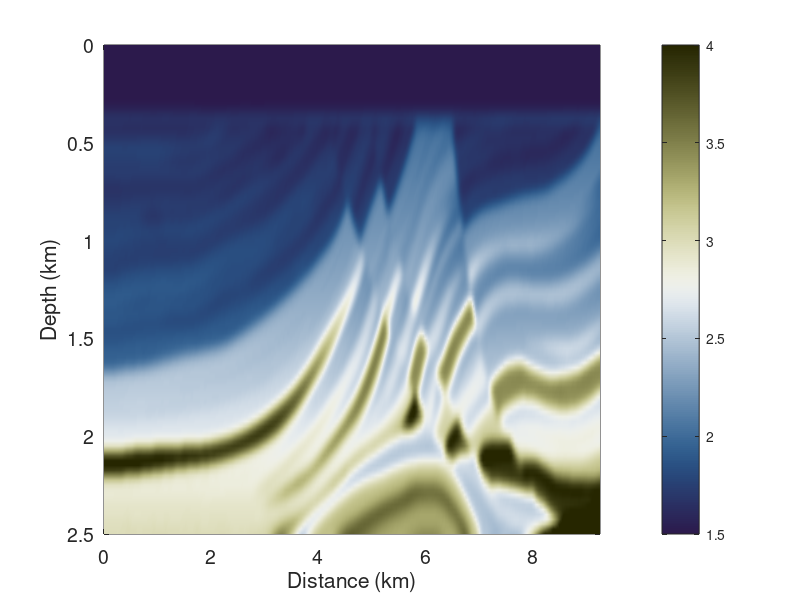

MATLAB code for this plot: (Note: this script raises an error after producing the figure.)
clear all 
close all

load('broc.mat');
load('mar_v.mat')

n = size(v);
dx = 0.025; dz = 0.025;
nx = n(2); nz = n(1);

dx = 0.025; dz = 0.025;

h  = [dz dx];

src_x = 180; ns = length(src_x);
src_z = 3;

sx =  (src_x-1)*dx; 
sz = (src_z-1)*dz;

z  = [0:n(1)-1]'*h(1);
x  = [0:n(2)-1]*h(2);

figure;
pcolor(x,z,v);
shading interp
axis ij
colorbar; colormap(broc)
caxis([1.5 4]);
xlabel('Distance (km)','FontSize',12)
ylabel('Depth (km)','FontSize',12);
set(gca,'FontSize',14)


npmlz = 50; npmlx = npmlz;
Nz = nz + 2*npmlz;
Nx = nx + 2*npmlx;

v_e=extend2d(v,npmlz,npmlx,Nz,Nx);

Ps1 = vti_getP_H(n,npmlz,npmlx,src_z,src_x);
Ps1 = Ps1'*500;
Ps1 = reshape(full(Ps1),[nz+2*npmlz,nx+2*npmlx]);
Ps3 = imgaussfilt(Ps1,3);
Ps1 = sparse(Ps3(:));

fre = 3;
fm = 8; dt = 0.0005;
[zb,ff,nzb,T_zb]=subwavelet_ricker(dt,fm,0);
df1 = (ff(2) - ff(1));
k = round(fre/df1)+1;
sour = zb(k);


[o,d,n] = grid2odn(z,x);
n=[n,1];

nb = [npmlz  npmlx 0];
n  = n + 2*nb;

omega = 2*pi*fre;
A = Helm2D((omega)./v_e(:),o,d,n,nb);
Ps = Ps1*sour;
U  = A\Ps;

z1  = [0:Nz-1]'*h(1);
x1  = [0:Nx-1]*h(2);

[zz,xx] = ndgrid(z1,x1);

U_2D = reshape(full(U),[Nz,Nx]);

amp = 0.5;

figure
pcolor(x1,z1,real(U_2D));
shading interp
axis ij
colorbar; colormap(broc)
xlabel('Distance (km)','FontSize',12)
ylabel('Depth (km)','FontSize',12);
caxis([-amp amp]);
set(gca,'FontSize',14)


Lpmlz = npmlz*dz;
Lpmlx = npmlx*dx;

a0 = 0.5;
% a0 = 1.79;

gz = zeros(Nz,1);
for iz = 1:Nz;
    if iz<npmlz+1;
       gz(iz) = 2*pi*a0*fm*((npmlz-iz)*dz/Lpmlz)^2;
       
    else if iz>=Nz-npmlz+1;
            gz(iz) = 2*pi*a0*fm*((iz-(Nz-npmlz+1))*dz/Lpmlz)^2;
        else gz(iz) = 0;
        end
    end
end

sz = repmat(gz,1,Nx);
ez = 1 - 1i*sz/omega;

gx = zeros(1,Nx);
for ix = 1:Nx;
    if ix<npmlx+1;
        gx(ix) = 2*pi*a0*fm*((npmlx-ix)*dx/Lpmlx)^2;
    else if ix>=Nx-npmlx+1;
            gx(ix) = 2*pi*a0*fm*((ix-(Nx-npmlx+1))*dx/Lpmlx)^2;
        else gx(ix) = 0;
        end
    end
end

sx = repmat(gx,Nz,1);
ex = 1 - 1i*sx/omega;

A = ez./ex; B = ex./ez; C = ex.*ez;

x_star = xx(:);
z_star = zz(:);
m = 1./v_e(:).^2;
Ps = full(Ps(:));
A = A(:); B = B(:); C = C(:);
U_real = real(full(U));
U_imag = imag(full(U));

% save Marmousi_3Hz_singlesource_ps.mat U_real U_imag x_star z_star m Ps A B C


















